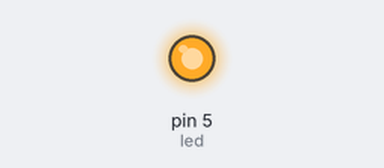
The sketch below on a simulated Arduino Uno, built with avr-gcc and run on an emulated ATmega328P. Shown: output pins drawn as LEDs (lit = HIGH).

Above: at 0.1 s.
Timing chart, 0 to 1.6 s (numbered marks = the images above):
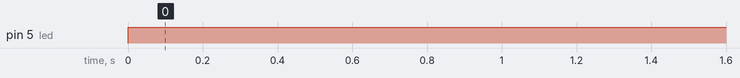

Measured:
- by itself, pin 5 (led): LOW → HIGH at 0.00 s

The sketch:

blinking_light.ino
```cpp
int led = 5;
void setup() {
  pinMode(led, OUTPUT);
}

void loop() {
  digitalWrite(led, HIGH);
}
```
